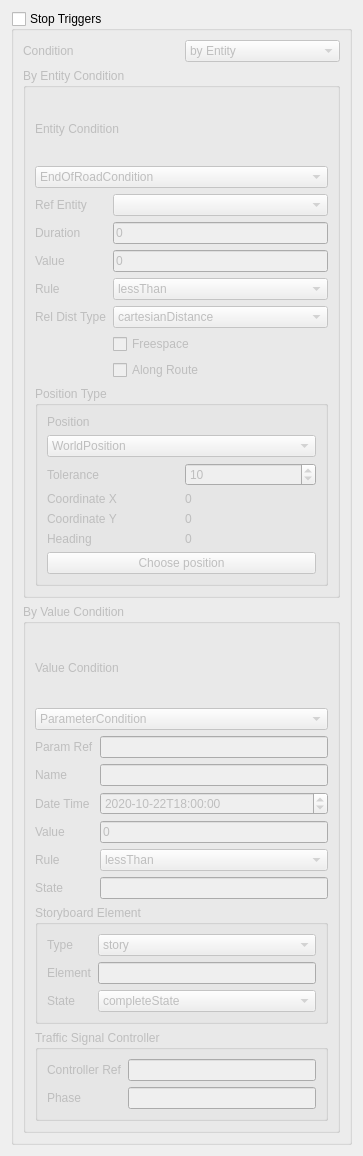
          <widget class="QWidget" name="scrollAreaWidgetContents_3">
           <property name="geometry">
            <rect>
             <x>0</x>
             <y>0</y>
             <width>363</width>
             <height>1156</height>
            </rect>
           </property>
           <layout class="QVBoxLayout" name="verticalLayout_4">
            <item>
             <widget class="QGroupBox" name="stop_triggers_group">
              <property name="title">
               <string>Stop Triggers</string>
              </property>
              <property name="checkable">
               <bool>true</bool>
              </property>
              <property name="checked">
               <bool>false</bool>
              </property>
              <layout class="QGridLayout" name="gridLayout_15">
               <item row="0" column="1">
                <widget class="QComboBox" name="stop_condition_type">
                 <item>
                  <property name="text">
                   <string>by Entity</string>
                  </property>
                 </item>
                 <item>
                  <property name="text">
                   <string>by Value</string>
                  </property>
                 </item>
                </widget>
               </item>
               <item row="1" column="0" colspan="2">
                <widget class="QGroupBox" name="stop_entity_condition_group">
                 <property name="title">
                  <string>By Entity Condition</string>
                 </property>
                 <layout class="QGridLayout" name="gridLayout_16">
                  <item row="7" column="0">
                   <widget class="QLabel" name="stop_entity_rule_label">
                    <property name="text">
                     <string>Rule</string>
                    </property>
                   </widget>
                  </item>
                  <item row="6" column="0">
                   <widget class="QLabel" name="stop_entity_value_label">
                    <property name="text">
                     <string>Value</string>
                    </property>
                   </widget>
                  </item>
                  <item row="7" column="1">
                   <widget class="QComboBox" name="stop_entity_rule">
                    <property name="enabled">
                     <bool>false</bool>
                    </property>
                    <item>
                     <property name="text">
                      <string>lessThan</string>
                     </property>
                    </item>
                    <item>
                     <property name="text">
                      <string>equalTo</string>
                     </property>
                    </item>
                    <item>
                     <property name="text">
                      <string>greaterThan</string>
                     </property>
                    </item>
                   </widget>
                  </item>
                  <item row="8" column="0">
                   <widget class="QLabel" name="stop_entity_rel_dist_type_label">
                    <property name="text">
                     <string>Rel Dist Type</string>
                    </property>
                   </widget>
                  </item>
                  <item row="11" column="1">
                   <widget class="QCheckBox" name="stop_entity_along_route">
                    <property name="enabled">
                     <bool>false</bool>
                    </property>
                    <property name="text">
                     <string>Along Route</string>
                    </property>
                   </widget>
                  </item>
                  <item row="1" column="0" colspan="2">
                   <widget class="QComboBox" name="stop_entity_cond">
                    <property name="editable">
                     <bool>false</bool>
                    </property>
                    <item>
                     <property name="text">
                      <string>EndOfRoadCondition</string>
                     </property>
                    </item>
                    <item>
                     <property name="text">
                      <string>CollisionCondition</string>
                     </property>
                    </item>
                    <item>
                     <property name="text">
                      <string>OffroadCondition</string>
                     </property>
                    </item>
                    <item>
                     <property name="text">
                      <string>TimeHeadwayCondition</string>
                     </property>
                    </item>
                    <item>
                     <property name="text">
                      <string>TimeToCollisionCondition</string>
                     </property>
                    </item>
                    <item>
                     <property name="text">
                      <string>AccelerationCondition</string>
                     </property>
                    </item>
                    <item>
                     <property name="text">
                      <string>StandStillCondition</string>
                     </property>
                    </item>
                    <item>
                     <property name="text">
                      <string>SpeedCondition</string>
                     </property>
                    </item>
                    <item>
                     <property name="text">
                      <string>RelativeSpeedCondition</string>
                     </property>
                    </item>
                    <item>
                     <property name="text">
                      <string>TraveledDistanceCondition</string>
                     </property>
                    </item>
                    <item>
                     <property name="text">
                      <string>ReachPositionCondition</string>
                     </property>
                    </item>
                    <item>
                     <property name="text">
                      <string>DistanceCondition</string>
                     </property>
                    </item>
                    <item>
                     <property name="text">
                      <string>RelativeDistanceCondition</string>
                     </property>
                    </item>
                   </widget>
                  </item>
                  <item row="0" column="0" colspan="2">
                   <widget class="QLabel" name="stop_entity_cond_label">
                    <property name="text">
                     <string>Entity Condition</string>
                    </property>
                   </widget>
                  </item>
                  <item row="2" column="0">
                   <widget class="QLabel" name="stop_entity_ref_entity_label">
                    <property name="text">
                     <string>Ref Entity</string>
                    </property>
                   </widget>
                  </item>
                  <item row="8" column="1">
                   <widget class="QComboBox" name="stop_entity_rel_dist_type">
                    <property name="enabled">
                     <bool>false</bool>
                    </property>
                    <item>
                     <property name="text">
                      <string>cartesianDistance</string>
                     </property>
                    </item>
                    <item>
                     <property name="text">
                      <string>longitudinal</string>
                     </property>
                    </item>
                    <item>
                     <property name="text">
                      <string>lateral</string>
                     </property>
                    </item>
                   </widget>
                  </item>
                  <item row="2" column="1">
                   <widget class="QComboBox" name="stop_entity_ref_entity">
                    <property name="enabled">
                     <bool>false</bool>
                    </property>
                    <property name="editable">
                     <bool>false</bool>
                    </property>
                   </widget>
                  </item>
                  <item row="5" column="1">
                   <widget class="QLineEdit" name="stop_entity_duration">
                    <property name="text">
                     <string>0</string>
                    </property>
                   </widget>
                  </item>
                  <item row="6" column="1">
                   <widget class="QLineEdit" name="stop_entity_value">
                    <property name="enabled">
                     <bool>false</bool>
                    </property>
                    <property name="text">
                     <string>0</string>
                    </property>
                   </widget>
                  </item>
                  <item row="9" column="1">
                   <widget class="QCheckBox" name="stop_entity_freespace">
                    <property name="enabled">
                     <bool>false</bool>
                    </property>
                    <property name="text">
                     <string>Freespace</string>
                    </property>
                   </widget>
                  </item>
                  <item row="5" column="0">
                   <widget class="QLabel" name="stop_entity_duration_label">
                    <property name="text">
                     <string>Duration</string>
                    </property>
                   </widget>
                  </item>
                  <item row="12" column="0" colspan="2">
                   <widget class="QGroupBox" name="stop_entity_position_group">
                    <property name="enabled">
                     <bool>false</bool>
                    </property>
                    <property name="title">
                     <string>Position Type</string>
                    </property>
                    <layout class="QGridLayout" name="gridLayout_17">
                     <item row="4" column="0">
                      <widget class="QLabel" name="stop_entity_position_y_label">
                       <property name="text">
                        <string>Coordinate Y</string>
                       </property>
                      </widget>
                     </item>
                     <item row="3" column="1">
                      <widget class="QLabel" name="stop_entity_position_x">
                       <property name="text">
                        <string>0</string>
                       </property>
                      </widget>
                     </item>
                     <item row="4" column="1">
                      <widget class="QLabel" name="stop_entity_position_y">
                       <property name="text">
                        <string>0</string>
                       </property>
                      </widget>
                     </item>
                     <item row="2" column="1">
                      <widget class="QSpinBox" name="stop_entity_tolerance">
                       <property name="value">
                        <number>10</number>
                       </property>
                      </widget>
                     </item>
                     <item row="0" column="0">
                      <widget class="QLabel" name="stop_entity_position_type_label">
                       <property name="text">
                        <string>Position</string>
                       </property>
                      </widget>
                     </item>
                     <item row="5" column="0">
                      <widget class="QLabel" name="stop_entity_heading_label">
                       <property name="text">
                        <string>Heading</string>
                       </property>
                      </widget>
                     </item>
                     <item row="6" column="0" colspan="2">
                      <widget class="QPushButton" name="stop_entity_choose_position_button">
                       <property name="text">
                        <string>Choose position</string>
                       </property>
                      </widget>
                     </item>
                     <item row="1" column="0" colspan="2">
                      <widget class="QComboBox" name="stop_entity_position_type">
                       <item>
                        <property name="text">
                         <string>WorldPosition</string>
                        </property>
                       </item>
                      </widget>
                     </item>
                     <item row="3" column="0">
                      <widget class="QLabel" name="stop_entity_position_x_label">
                       <property name="text">
                        <string>Coordinate X</string>
                       </property>
                      </widget>
                     </item>
                     <item row="5" column="1">
                      <widget class="QLabel" name="stop_entity_heading">
                       <property name="text">
                        <string>0</string>
                       </property>
                      </widget>
                     </item>
                     <item row="2" column="0">
                      <widget class="QLabel" name="stop_entity_tolerance_label">
                       <property name="text">
                        <string>Tolerance</string>
                       </property>
                      </widget>
                     </item>
                    </layout>
                   </widget>
                  </item>
                 </layout>
                </widget>
               </item>
               <item row="0" column="0">
                <widget class="QLabel" name="stop_condition_type_label">
                 <property name="text">
                  <string>Condition</string>
                 </property>
                </widget>
               </item>
               <item row="3" column="0" colspan="2">
                <widget class="QGroupBox" name="stop_value_condition_group">
                 <property name="enabled">
                  <bool>false</bool>
                 </property>
                 <property name="title">
                  <string>By Value Condition</string>
                 </property>
                 <layout class="QGridLayout" name="gridLayout_18">
                  <item row="6" column="1">
                   <widget class="QLineEdit" name="stop_value_value">
                    <property name="text">
                     <string>0</string>
                    </property>
                   </widget>
                  </item>
                  <item row="4" column="1">
                   <widget class="QLineEdit" name="stop_value_name">
                    <property name="enabled">
                     <bool>false</bool>
                    </property>
                   </widget>
                  </item>
                  <item row="0" column="0" colspan="2">
                   <widget class="QLabel" name="stop_value_cond_label">
                    <property name="text">
                     <string>Value Condition</string>
                    </property>
                   </widget>
                  </item>
                  <item row="2" column="1">
                   <widget class="QLineEdit" name="stop_value_param_ref"/>
                  </item>
                  <item row="1" column="0" colspan="2">
                   <widget class="QComboBox" name="stop_value_cond">
                    <property name="editable">
                     <bool>false</bool>
                    </property>
                    <item>
                     <property name="text">
                      <string>ParameterCondition</string>
                     </property>
                    </item>
                    <item>
                     <property name="text">
                      <string>TimeOfDayCondition</string>
                     </property>
                    </item>
                    <item>
                     <property name="text">
                      <string>SimulationTimeCondition</string>
                     </property>
                    </item>
                    <item>
                     <property name="text">
                      <string>StoryboardElementStateCondition</string>
                     </property>
                    </item>
                    <item>
                     <property name="text">
                      <string>UserDefinedValueCondition</string>
                     </property>
                    </item>
                    <item>
                     <property name="text">
                      <string>TrafficSignalCondition</string>
                     </property>
                    </item>
                    <item>
                     <property name="text">
                      <string>TrafficSignalControllerCondition</string>
                     </property>
                    </item>
                   </widget>
                  </item>
                  <item row="2" column="0">
                   <widget class="QLabel" name="stop_value_param_ref_label">
                    <property name="text">
                     <string>Param Ref</string>
                    </property>
                   </widget>
                  </item>
                  <item row="4" column="0">
                   <widget class="QLabel" name="stop_value_name_label">
                    <property name="text">
                     <string>Name</string>
                    </property>
                   </widget>
                  </item>
                  <item row="5" column="0">
                   <widget class="QLabel" name="stop_value_datetime_label">
                    <property name="text">
                     <string>Date Time</string>
                    </property>
                   </widget>
                  </item>
                  <item row="8" column="1">
                   <widget class="QLineEdit" name="stop_value_state">
                    <property name="enabled">
                     <bool>false</bool>
                    </property>
                   </widget>
                  </item>
                  <item row="6" column="0">
                   <widget class="QLabel" name="stop_value_value_label">
                    <property name="text">
                     <string>Value</string>
                    </property>
                   </widget>
                  </item>
                  <item row="5" column="1">
                   <widget class="QDateTimeEdit" name="stop_value_datetime">
                    <property name="enabled">
                     <bool>false</bool>
                    </property>
                    <property name="dateTime">
                     <datetime>
                      <hour>18</hour>
                      <minute>0</minute>
                      <second>0</second>
                      <year>2020</year>
                      <month>10</month>
                      <day>22</day>
                     </datetime>
                    </property>
                    <property name="date">
                     <date>
                      <year>2020</year>
                      <month>10</month>
                      <day>22</day>
                     </date>
                    </property>
                    <property name="time">
                     <time>
                      <hour>18</hour>
                      <minute>0</minute>
                      <second>0</second>
                     </time>
                    </property>
                    <property name="displayFormat">
                     <string>yyyy-MM-ddThh:mm:ss</string>
                    </property>
                    <property name="timeSpec">
                     <enum>Qt::UTC</enum>
                    </property>
                   </widget>
                  </item>
                  <item row="7" column="1">
                   <widget class="QComboBox" name="stop_value_rule">
                    <item>
                     <property name="text">
                      <string>lessThan</string>
                     </property>
                    </item>
                    <item>
                     <property name="text">
                      <string>equalTo</string>
                     </property>
                    </item>
                    <item>
                     <property name="text">
                      <string>greaterThan</string>
                     </property>
                    </item>
                   </widget>
                  </item>
                  <item row="7" column="0">
                   <widget class="QLabel" name="stop_value_rule_label">
                    <property name="text">
                     <string>Rule</string>
                    </property>
                   </widget>
                  </item>
                  <item row="8" column="0">
                   <widget class="QLabel" name="stop_value_state_label">
                    <property name="text">
                     <string>State</string>
                    </property>
                   </widget>
                  </item>
                  <item row="10" column="0" colspan="2">
                   <widget class="QGroupBox" name="stop_traffic_signal_group">
                    <property name="enabled">
                     <bool>false</bool>
                    </property>
                    <property name="title">
                     <string>Traffic Signal Controller</string>
                    </property>
                    <layout class="QGridLayout" name="gridLayout_19">
                     <item row="1" column="0">
                      <widget class="QLabel" name="stop_traffic_phase_label">
                       <property name="text">
                        <string>Phase</string>
                       </property>
                      </widget>
                     </item>
                     <item row="0" column="1">
                      <widget class="QLineEdit" name="stop_traffic_controller_ref"/>
                     </item>
                     <item row="1" column="1">
                      <widget class="QLineEdit" name="stop_traffic_phase"/>
                     </item>
                     <item row="0" column="0">
                      <widget class="QLabel" name="stop_traffic_controller_ref_label">
                       <property name="text">
                        <string>Controller Ref</string>
                       </property>
                      </widget>
                     </item>
                    </layout>
                   </widget>
                  </item>
                  <item row="9" column="0" colspan="2">
                   <widget class="QGroupBox" name="stop_storyboard_group">
                    <property name="enabled">
                     <bool>false</bool>
                    </property>
                    <property name="title">
                     <string>Storyboard Element</string>
                    </property>
                    <layout class="QGridLayout" name="gridLayout_20">
                     <item row="5" column="0">
                      <widget class="QLabel" name="stop_storyboard_state_label">
                       <property name="text">
                        <string>State</string>
                       </property>
                      </widget>
                     </item>
                     <item row="0" column="0">
                      <widget class="QLabel" name="stop_storyboard_type_label">
                       <property name="text">
                        <string>Type</string>
                       </property>
                      </widget>
                     </item>
                     <item row="3" column="0">
                      <widget class="QLabel" name="stop_storyboard_element_label">
                       <property name="text">
                        <string>Element</string>
                       </property>
                      </widget>
                     </item>
                     <item row="0" column="1">
                      <widget class="QComboBox" name="stop_storyboard_type">
                       <item>
                        <property name="text">
                         <string>story</string>
                        </property>
                       </item>
                       <item>
                        <property name="text">
                         <string>act</string>
                        </property>
                       </item>
                       <item>
                        <property name="text">
                         <string>maneuver</string>
                        </property>
                       </item>
                       <item>
                        <property name="text">
                         <string>event</string>
                        </property>
                       </item>
                       <item>
                        <property name="text">
                         <string>action</string>
                        </property>
                       </item>
                       <item>
                        <property name="text">
                         <string>maneuverGroup</string>
                        </property>
                       </item>
                      </widget>
                     </item>
                     <item row="3" column="1">
                      <widget class="QLineEdit" name="stop_storyboard_element"/>
                     </item>
                     <item row="5" column="1">
                      <widget class="QComboBox" name="stop_storyboard_state">
                       <item>
                        <property name="text">
                         <string>completeState</string>
                        </property>
                       </item>
                       <item>
                        <property name="text">
                         <string>runningState</string>
                        </property>
                       </item>
                       <item>
                        <property name="text">
                         <string>standbyState</string>
                        </property>
                       </item>
                       <item>
                        <property name="text">
                         <string>startTransition</string>
                        </property>
                       </item>
                       <item>
                        <property name="text">
                         <string>endTransition</string>
                        </property>
                       </item>
                       <item>
                        <property name="text">
                         <string>stopTransition</string>
                        </property>
                       </item>
                       <item>
                        <property name="text">
                         <string>skipTransition</string>
                        </property>
                       </item>
                      </widget>
                     </item>
                    </layout>
                   </widget>
                  </item>
                 </layout>
                </widget>
               </item>
              </layout>
             </widget>
            </item>
           </layout>
          </widget>
